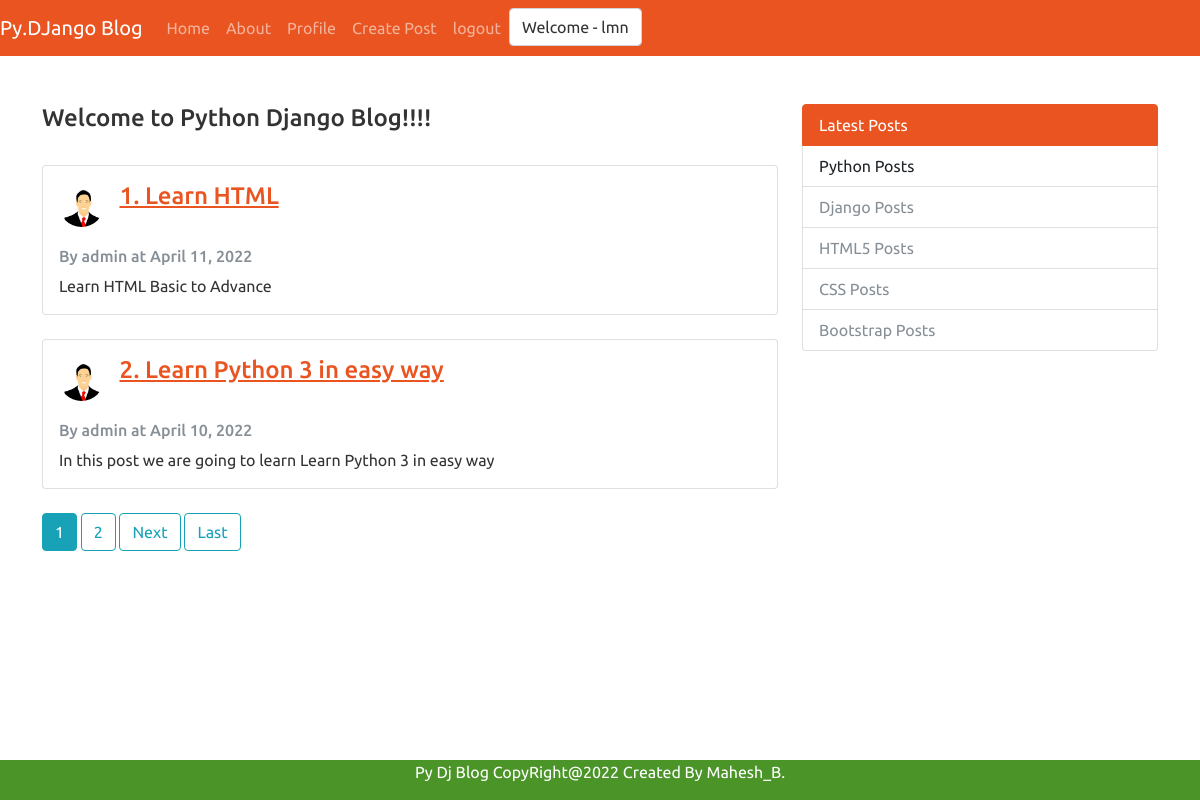
Screenshot of / (signed in) with the database file from the repository.
### blog/models.py (models this page shows, shortened)
class Post(models.Model):
    title = models.CharField(max_length=100)
    content = models.TextField()
    date_posted = models.DateTimeField(default=timezone.now)  # possible values - auto_now = True , auto_now_add = True, default
    author = models.ForeignKey(User,on_delete = models.CASCADE)

### users/models.py (models this page shows, shortened)
class Profile(models.Model):
      user = models.OneToOneField(User, on_delete=models.CASCADE)
      image = models.ImageField(default='default.jpg', upload_to='profile_pics')

### blog/views.py (the view)
# urls.py: path('',PostListView.as_view(), name='blog-home'),
class PostListView(ListView):
    model = Post
    template_name = 'home.html'  # <app>/<model>_<viewtype>.html - blog/post_listview.html
    context_object_name = 'posts'
    ordering = ['title'] #here we order the posts with the reference of post tite and its in assending order
    paginate_by = 2

### blog/templates/home.html (shortened to what this page needs)
{% extends 'base.html'%} {% block content%}
<h4>Welcome to Python Django Blog!!!!</h4>
<br />
{% for p in posts %}
<div class="card">
  <div class="card-body">
    <div class="row">
      <div class="col-md-1">
        <img
          class="rounded-circle"
          style="width: 45px; height: 45px"
          src="{{ p.author.profile.image.url }}"
        />
      </div>
      <div class="col-md-11">
        <h4><a class="card-title" href="{% url 'post-detail' p.id %}">{{p.title}}</a></h4>
      </div>
    </div>
    <br />
    <h6 class="card-subtitle mb-2 text-muted">
      By {{p.author}} at {{p.date_posted |date:'F d, Y'}} <br />
    </h6>
    <p class="card-text" style="white-space: pre">{{p.content}}</p>
  </div>
</div>
<br />
{% endfor %}
{% if is_paginated %}
{% for num in page_obj.paginator.page_range %}
  {% if page_obj.number == num %}
    <a class="btn btn-info mb-4" href="?page={{ num }}">{{ num }}</a>
  {% elif num > page_obj.number|add:'-3' and num < page_obj.number|add:'3' %}
    <a class="btn btn-outline-info mb-4" href="?page={{ num }}">{{ num }}</a>
  {% endif %}
{% endfor %}
{% if page_obj.has_next %}
  <a class="btn btn-outline-info mb-4" href="?page={{ page_obj.next_page_number }}">Next</a>
  <a class="btn btn-outline-info mb-4" href="?page={{ page_obj.paginator.num_pages }}">Last</a>
{% endif %}
{% endif %}
{% endblock %}

### templates/base.html (shortened to what this page needs)
{% load static %}
<!DOCTYPE html>
<html lang="en">
  <head>
    <link
      rel="stylesheet"
      type="text/css"
      href="{% static 'css/bootstrap.min.css'%}"
    />
    <link
      rel="stylesheet"
      type="text/css"
      href="{% static 'css/custom.css'%}"
    />
  </head>
  <body>
    <nav class="navbar navbar-expand-lg navbar-dark bg-primary">
      <a class="navbar-brand" href="#">Py.DJango Blog</a>
      <div class="collapse navbar-collapse" id="navbarColor01">
        <ul class="navbar-nav mr-auto">
          <li class="nav-item active">
            <a class="nav-link" href="{% url 'blog-home' %}">Home </a>
          </li>
          <li class="nav-item">
            <a class="nav-link" href="{% url 'about-us' %}">About</a>
          </li>
          {% if user.is_authenticated %}
            <li class="nav-item">
              <a class="nav-link" href="{% url 'profile' %}">Profile</a>
            </li>
            <li class="nav-item">
              <a class="nav-link" href="{% url 'post-create' %}">Create Post</a>
            </li>
            <li class="nav-item">
              <a class="nav-link" href="{% url 'logout' %}">logout</a>
            </li>
            <li>
              <label class="form-control">Welcome - {{ user.username }}</label>
            </li>
          {% endif %}
        </ul>
      </div>
    </nav>
    <br />
    <br />
    <div class="container">
      <div class="row">
        <div class="col-sm-8">
          {% block content%}
          {% endblock%}
        </div>
        <div class="col-sm-4">
          <div class="list-group">
            <a href="#" class="list-group-item list-group-item-action active">
              Latest Posts
            </a>
            <a href="#" class="list-group-item list-group-item-action">
              Python Posts
            </a>
            <a href="#" class="list-group-item list-group-item-action disabled">
              Django Posts
            </a>
            <a href="#" class="list-group-item list-group-item-action disabled">
              HTML5 Posts
            </a>
            <a href="#" class="list-group-item list-group-item-action disabled">
              CSS Posts
            </a>
            <a href="#" class="list-group-item list-group-item-action disabled">
              Bootstrap Posts
            </a>
          </div>
        </div>
      </div>
    </div>
    <br />
    <br />
    <div class="footer">
      <p>Py Dj Blog CopyRight@2022 Created By Mahesh_B.</p>
    </div>
  </body>
</html>

### static/css/custom.css (style rules this page uses)
.footer { position: fixed; left: 0; bottom: 0; width: 100%; background-color:#4a9428; color: white; text-align: center; }

### rows the page displays
Post: author.profile.image (placeholder picture), title "1. Learn HTML", author "admin", date_posted "April 11, 2022", content "Learn HTML Basic to Advance"
Post: author.profile.image (placeholder picture), title "2. Learn Python 3 in easy way", author "admin", date_posted "April 10, 2022", content "In this post we are going to learn Learn Python 3 in easy way"

### other values shown
{{ user.username }} "lmn"
{{ num }} "1"
{{ num }} "2"
